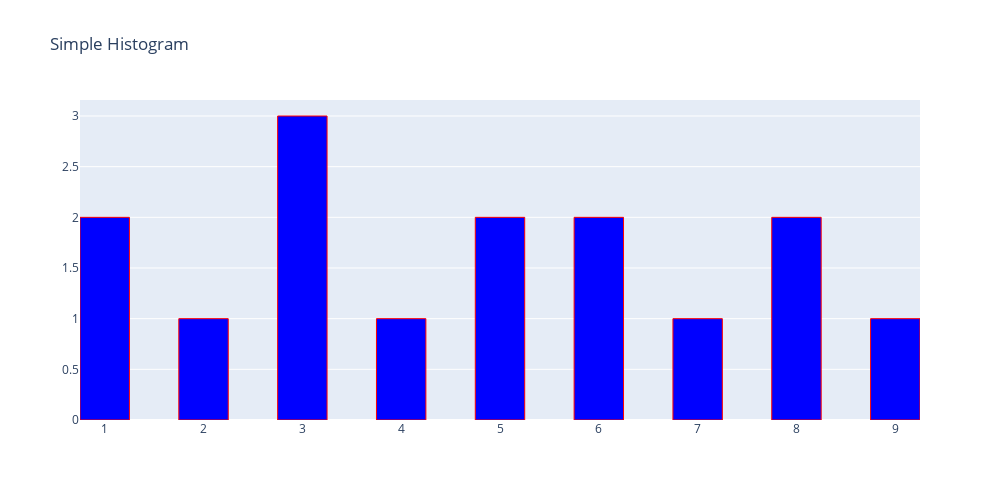

Notebook cell for this chart:
### Markdown cell above
## Histogram

### Code cell
data = [1,1,2,3,3,3,4,5,5,6,6,7,8,8,9]

fig = go.Figure(data = go.Histogram(x = data,
                                    nbinsx = 20,
                                    marker = dict(color = 'blue',
                                                  line = dict(color = 'red',
                                                              width = 1))))

fig.update_layout(title = 'Simple Histogram',
                  width = 1000, height = 500)

fig.show()

### Figure 1 — Plotly figure (JSON) as saved in the notebook; plotly's stock layout.template omitted (floating-point values rounded to 4 significant figures)
{"data": [{"marker": {"color": "blue", "line": {"color": "red", "width": 1}}, "nbinsx": 20, "type": "histogram", "x": [1, 1, 2, 3, 3, 3, 4, 5, 5, 6, 6, 7, 8, 8, 9]}], "layout": {"height": 500, "title": {"text": "Simple Histogram"}, "width": 1000, "xaxis": {"autorange": true, "range": [0.75, 9.25], "type": "linear"}, "yaxis": {"autorange": true, "range": [0, 3.158]}}}
